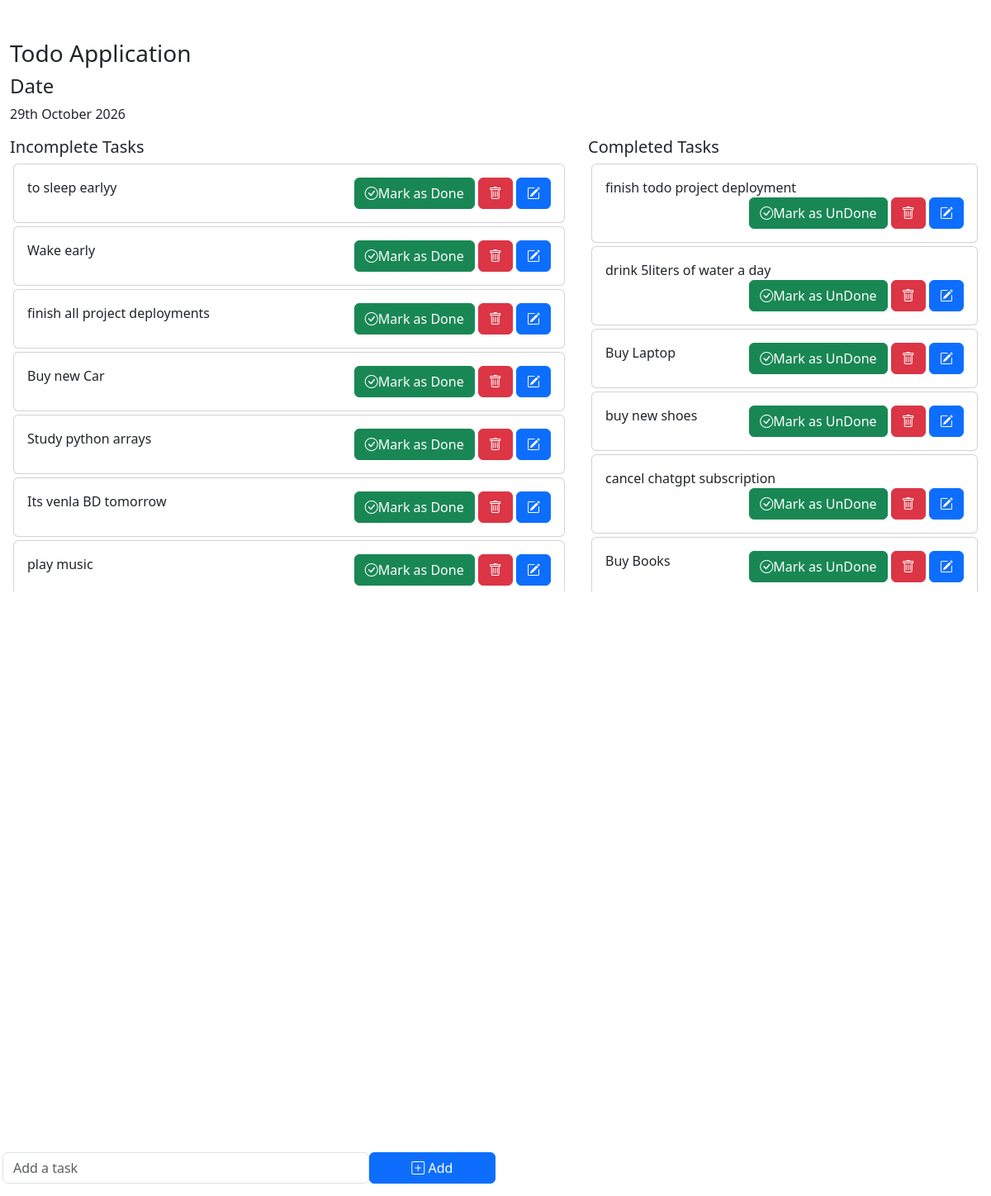
The page / on the database its author committed.
### app/models.py (models this page shows)
class Task(models.Model):
    task=models.CharField(max_length=200)
    is_completed=models.BooleanField(default=False)

### app/views.py (the view)
# urls.py: 2. Add a URL to urlpatterns:  path('', views.home, name='home')
def home(request):
    tasks = Task.objects.filter(is_completed=False)
    completed_tasks=Task.objects.filter(is_completed=True)
    return render(request, 'app/home.html', {'tasks': tasks, 'completed_tasks': completed_tasks})

### app/templates/app/home.html (shortened to what this page needs)
<!DOCTYPE html>
<html lang="en">
<head>
     <link href="https://cdn.jsdelivr.net/npm/bootstrap@5.3.8/dist/css/bootstrap.min.css" rel="stylesheet">
     <link rel="stylesheet" href="https://cdn.jsdelivr.net/npm/bootstrap-icons@1.13.2/font/bootstrap-icons.min.css">
</head>
<body>
    <div class="container-fluid" style="padding-bottom:50px;">
        <h3 class="pt-5">Todo Application</h3>
        <div class="row">
            <h4>Date</h4>
            <p>{% now "jS F Y" %}</p>
            <div class="col-md-7" style="height:550px;overflow:scroll;">
                <h5>Incomplete Tasks</h5>
                {% for task in tasks %}
                <div class="card m-1">
                    <div class="card-body">
                        {{task.task}}
                        <span style="position:relative;float:right;">
                        <a href="{% url 'complete' task.id %}" class="btn btn-success"><i class="bi bi-check-circle"></i>Mark as Done</a>
                        <a href="{% url 'deleteData' task.id %}" class="btn btn-danger"><i class="bi bi-trash"></i></a>
                        <a href="{% url 'updateData' task.id %}" class="btn btn-primary"><i class="bi bi-pencil-square"></i></a>
                        </span>
                    </div>
                </div>
                {% endfor %}
            </div>
            <div class="col-md-5 col-lg-5" style="height:550px;overflow-y:scroll;overflow-x:scroll;">
                <h5>Completed Tasks</h5>
                {% for task in completed_tasks %}
                <div class="card m-1">
                    <div class="card-body">
                        {{task.task}}
                        <span style="position:relative;float:right;">
                        <a href="{% url 'incomplete' task.id %}" class="btn btn-success"><i class="bi bi-check-circle"></i>Mark as UnDone</a>
                        <a href="{% url 'deleteData' task.id %}" class="btn btn-danger"><i class="bi bi-trash"></i></a>
                        <a href="{% url 'updateData' task.id %}" class="btn btn-primary"><i class="bi bi-pencil-square"></i></a>
                        </span>
                    </div>
                </div>
                {% endfor %}
             </div>
        </div>
    </div>
    <div class="container-fluid" style="position:fixed;bottom:0;left:0;width:100%;background:white;padding:15px;z-index:1000;">
        <div class="row">
            <div class="col-md-6 p-0">
                <form action="{% url 'addTask' %}" method="POST">
                    <span style="display:flex;">
                        <input type="text" class="form-control" placeholder="Add a task" name="task">
                        <button type="submit" class="btn btn-primary" style="width:200px">
                            <i class="bi bi-plus-square"></i> Add</button>
                    </span>
                </form>
            </div>
        </div>
    </div>
</body>
</html>

### rows shown on the page
Task: task "to sleep earlyy"
Task: task "Wake early"
Task: task "finish all project deployments"
Task: task "Buy new Car"
Task: task "Study python arrays"
Task: task "Its venla BD tomorrow"
Task: task "play music"
Task: task "finish todo project deployment"
Task: task "drink 5liters of water a day"
Task: task "Buy Laptop"
Task: task "buy new shoes"
Task: task "cancel chatgpt subscription"
Task: task "Buy Books"
